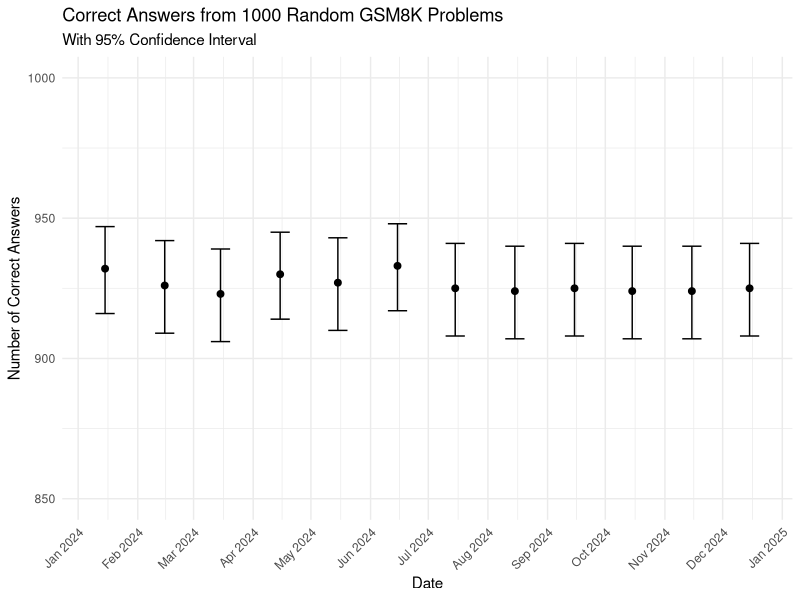

Here is the R script that generated this plot:
rm(list=ls())
library("tidyverse")
# Lets see if there is any difference in accuracy by month

data = read_csv("./correct_counts.csv")

data %>%
  mutate(low = qbinom(0.025, 1000, num_correct / 1000)) %>%
  mutate(high = qbinom(0.975, 1000, num_correct / 1000)) %>%
  ggplot(aes(x = system_date, y = num_correct)) +
  geom_point(size = 2) +
  geom_errorbar(aes(ymin = low, ymax = high), width = 10) +
  theme_minimal() +
  labs(title = "Correct Answers from 1000 Random GSM8K Problems",
       subtitle = "With 95% Confidence Interval",
       x = "Date",
       y = "Number of Correct Answers") +
  scale_x_date(date_breaks = "1 month", date_labels = "%b %Y") +
  ylim(c(850, 1000)) +
  theme(axis.text.x = element_text(angle = 45, hjust = 1))

# lets see if there is any difference in length of answers

data = read_csv("./response_lengths.csv")

normalized_data = data %>%
  group_by(problem_number) %>%
  mutate(normalized_chars = scale(num_characters)) %>%
  ungroup() %>%
  group_by(system_date) %>%
  summarize(
    mean_norm = mean(normalized_chars),
    median_norm = median(normalized_chars),
    sd_norm = sd(normalized_chars)
  )

normalized_data
